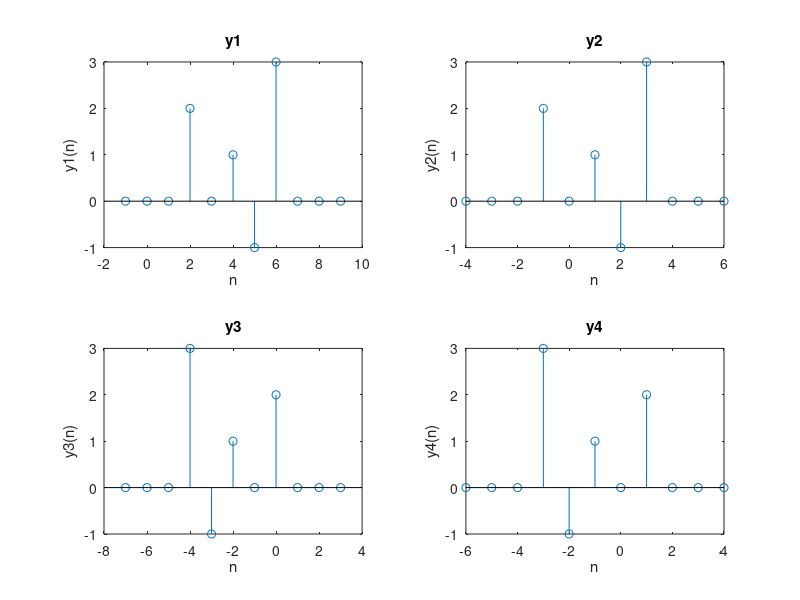

Recreate this plot in MATLAB.
% Part2_2.m
% Author: Charles Yang
% Signal&System 1.3(b)(c)

n = (-3 : 7);
x = zeros(1,11);
x(4) = 2;
x(6:8) = [1,-1,3];
ny1 = n+2;
ny2 = n-1;
ny3 = -n;
ny4 = -n+1;
figure;
subplot(2,2,1);stem(ny1,x);title('y1');xlabel('n');ylabel('y1(n)')
subplot(2,2,2);stem(ny2,x);title('y2');xlabel('n');ylabel('y2(n)');
subplot(2,2,3);stem(ny3,x);title('y3');xlabel('n');ylabel('y3(n)');
subplot(2,2,4);stem(ny4,x);title('y4');xlabel('n');ylabel('y4(n)');
